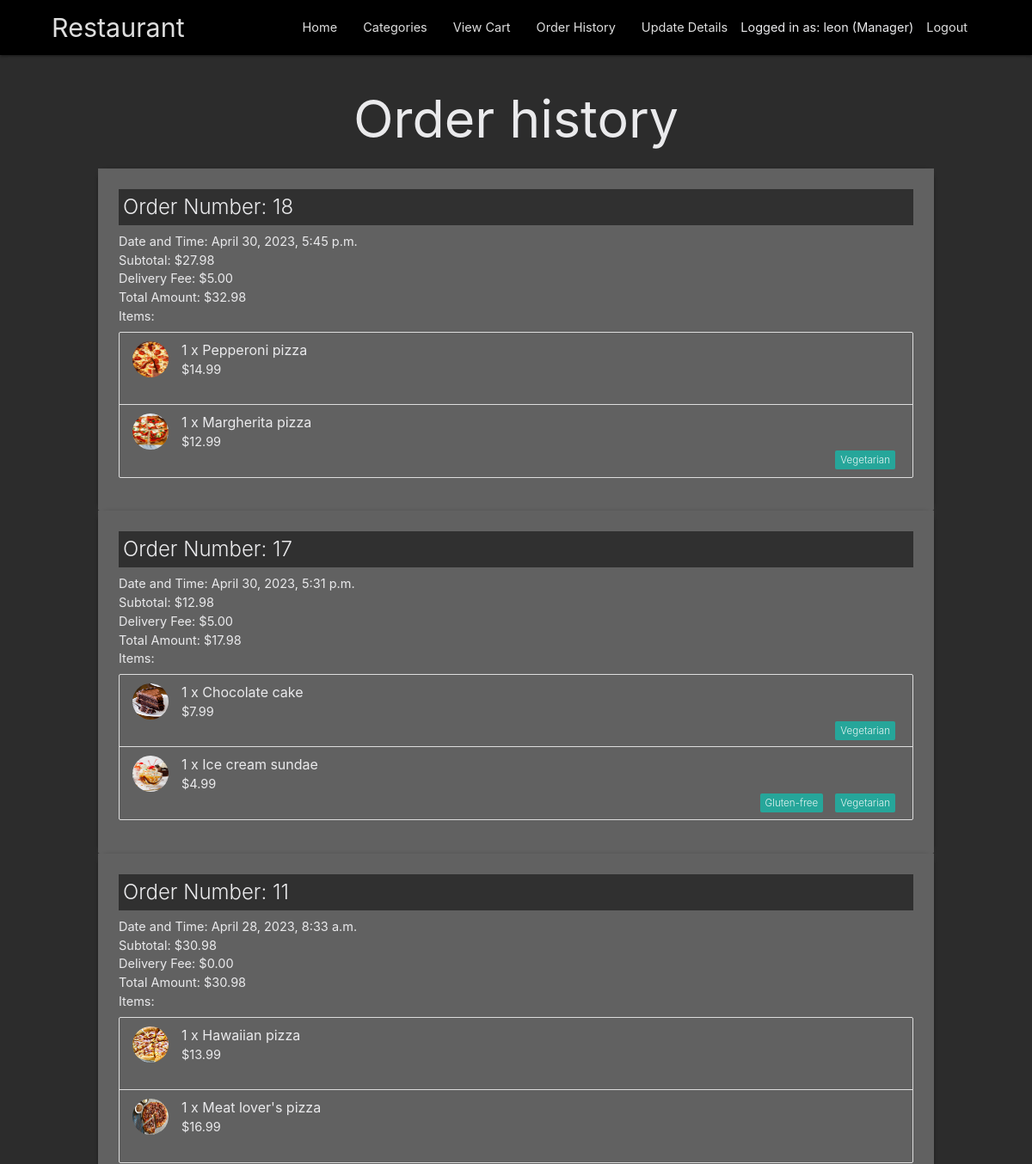
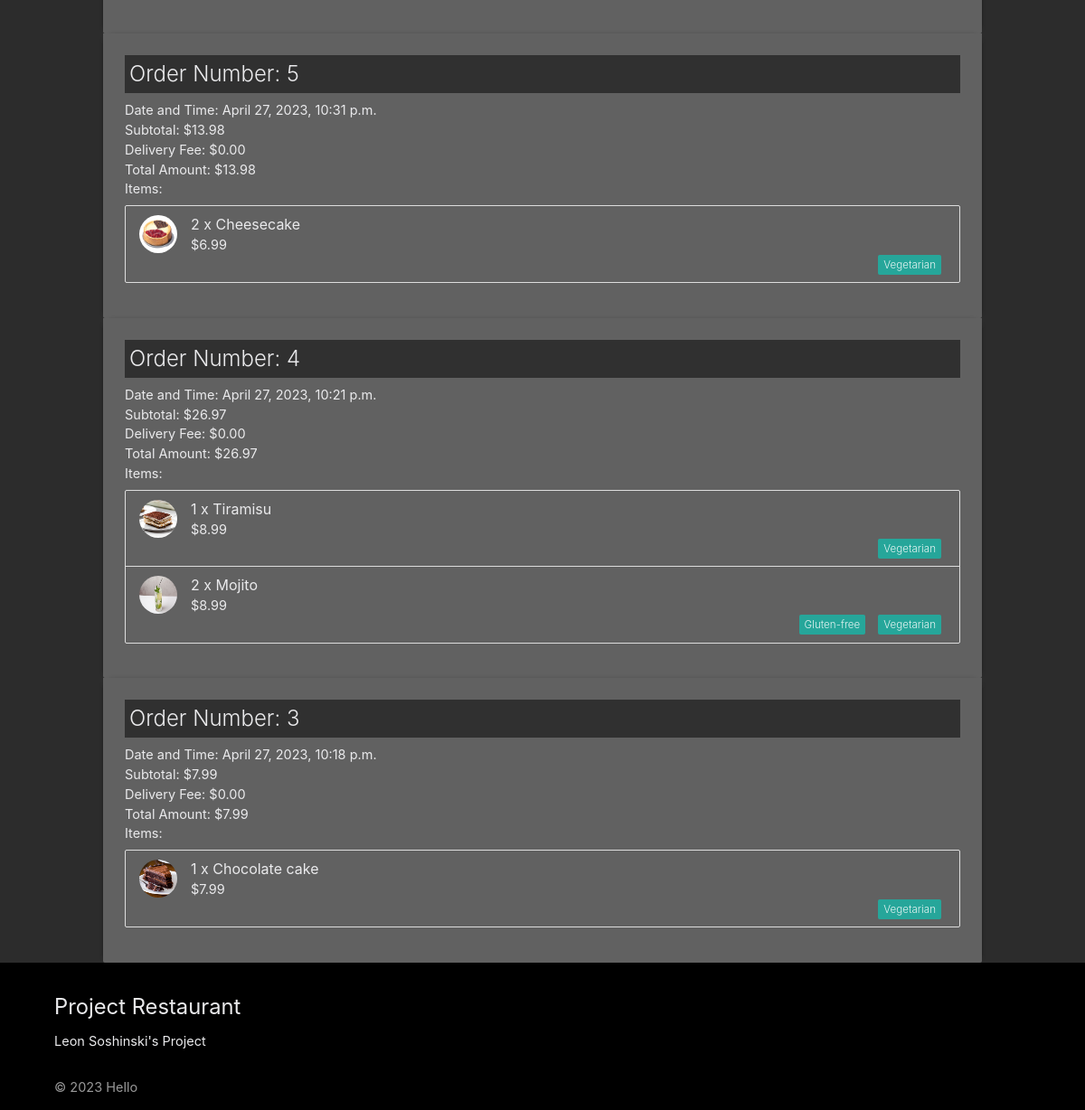
Screenshot of /order_history/ (signed in) with the database file from the repository (2 pictures, top to bottom).
### menu/models.py (models this page shows, shortened)
class Delivery(models.Model):
    is_delivered = models.BooleanField(default=False)
    address = models.CharField(max_length=64)
    comment = models.TextField(blank=True, null=True)
    created = models.DateTimeField(auto_now_add=True)
    cart = models.OneToOneField(Cart, on_delete=models.CASCADE, related_name='delivery')
    delivery_time = models.DateTimeField(default=timezone.now)
    delivery_fee = models.DecimalField(max_digits=5, decimal_places=2, default=5.00)

class Item(models.Model):
    dish = models.ForeignKey(Dish, on_delete=models.SET_NULL, null=True)
    cart = models.ForeignKey(Cart, on_delete=models.CASCADE)
    amount = models.IntegerField()
    dish_name = models.CharField(max_length=64, default="Unnamed Dish")
    dish_price = models.DecimalField(max_digits=5, decimal_places=2, default=0)

class Dish(models.Model):
    name = models.CharField(max_length=64)
    price = models.DecimalField(max_digits=5, decimal_places=2)
    description = models.TextField()
    image = models.ImageField(upload_to='dishes/')
    is_gluten_free = models.BooleanField(default=False)
    is_vegetarian = models.BooleanField(default=False)
    category = models.ForeignKey(Category, on_delete=models.CASCADE)

### menu/views/delivery_views.py (the view)
# urls.py: path('order_history/', delivery_views.ViewOrderHistoryView.as_view(), name='order_history'),
class ViewOrderHistoryView(LoginRequiredMixin, ListView):
    model = Delivery
    template_name = 'order_history.html'
    context_object_name = 'orders'
    def get_queryset(self):
        return Delivery.objects.filter(cart__user=self.request.user).order_by('-created')
    def get_context_data(self, **kwargs):
        context = super().get_context_data(**kwargs)
        orders = context['orders']
        for order in orders:
            items = Item.objects.filter(cart=order.cart)
            order.subtotal = sum(Decimal(item.dish.price) * item.amount for item in items)
            order.total = order.subtotal + order.delivery_fee
            order.cart.items = items
        return context

### menu/templates/order_history.html
{% extends 'base.html' %}
{% block content %}
  <h1 class="center">Order history</h1>
  {% for delivery in orders %}
    <div class="container">
      <div class="card">
        <div class="card-content">
          <span class="card-title">Order Number: {{ delivery.pk }}</span>
          <p>Date and Time: {{ delivery.created }}</p>
          <p>Subtotal: ${{ delivery.subtotal|floatformat:"2" }}</p>
          <p>Delivery Fee: ${{ delivery.delivery_fee|floatformat:"2" }}</p>
          <p>Total Amount: ${{ delivery.total|floatformat:"2" }}</p>
          <p>Items:</p>
          <ul class="collection">
            {% for item in delivery.cart.items %}
              <li class="collection-item avatar">
                <img src="{{ item.dish.image.url }}"
                     alt="{{ item.dish.name }}"
                     class="circle">
                <span class="title">{{ item.amount }} x {{ item.dish.name }}</span>
                <p>${{ item.dish.price|floatformat:"2" }}</p>
                {% if item.dish.is_vegetarian %}<span class="new badge" data-badge-caption="Vegetarian"></span>{% endif %}
                {% if item.dish.is_gluten_free %}<span class="new badge" data-badge-caption="Gluten-free"></span>{% endif %}
              </li>
            {% endfor %}
          </ul>
        </div>
      </div>
    </div>
  {% empty %}
    <p class="center">You have no orders yet.</p>
  {% endfor %}
{% endblock %}

### menu/templates/base.html (shortened to what this page needs)
{% load static %}
<!DOCTYPE html>
<html lang="en">
  <head>
    <link type="text/css"
          rel="stylesheet"
          href="{% static 'css/materialize.min.css' %}"
          media="screen,projection" />
    <link type="text/css"
          rel="stylesheet"
          href="{% static 'css/style.css' %}"
          media="screen,projection" />
  </head>
  <body>
    <nav role="navigation" class="black">
      <div class="nav-wrapper container">
        <a href="{% url 'landing_page' %}" class="brand-logo">Restaurant</a>
        <ul class="right hide-on-med-and-down">
          <li>
            <a href="{% url 'landing_page' %}">Home</a>
          </li>
          <li>
            <a href="{% url 'categories' %}">Categories</a>
          </li>
          {% if user.is_authenticated %}
            <li>
              <a href="{% url 'cart' %}">View Cart</a>
            </li>
            <li>
              <a href="{% url 'order_history' %}">Order History</a>
            </li>
            <li>
              <a href="{% url 'update_details' %}">Update Details</a>
            </li>
            <li>
              Logged in as: {{ user.username }}
              {% if user.is_staff %}(Manager){% endif %}
            </li>
            <li>
              <a href="{% url 'logout' %}">Logout</a>
            </li>
          {% endif %}
        </ul>
      </div>
    </nav>
    <main>
      <div class="container">
        {% block content %}{% endblock %}
      </div>
    </main>
    <footer class="page-footer black">
      <div class="container">
        <div class="row">
          <div class="l6 s12">
            <h5>Project Restaurant</h5>
            <p>Leon Soshinski's Project</p>
          </div>
        </div>
      </div>
      <div class="footer-copyright black">
        <div class="container">© 2023 Hello</div>
      </div>
    </footer>
  </body>
</html>

### static/css/style.css (style rules this page uses)
.container { width: 90%; }
.card-content { background-color: #616161; }
.card-title { background-color: rgba(0, 0, 0, 0.5); padding: 5px; }
body { display: flex; min-height: 100vh; flex-direction: column; background-color: #2c2c2c; color: #eaeaec; }
main { flex: 1 0 auto; }
h1, h2, h3, h4, h5 { color: #eaeaec; }
p, li, .menu { color: #eaeaec; }

### rows the page displays
Delivery: pk "18", created "April 30, 2023, 5:45 p.m.", subtotal "27.98", delivery_fee "5.00", total "32.98"
Item: dish.image (picture), amount "1", dish.name "Pepperoni pizza", dish.price "14.99"
Item: dish.image (picture), amount "1", dish.name "Margherita pizza", dish.price "12.99"
Delivery: pk "17", created "April 30, 2023, 5:31 p.m.", subtotal "12.98", delivery_fee "5.00", total "17.98"
Item: dish.image (picture), amount "1", dish.name "Chocolate cake", dish.price "7.99"
Item: dish.image (picture), amount "1", dish.name "Ice cream sundae", dish.price "4.99"
Delivery: pk "11", created "April 28, 2023, 8:33 a.m.", subtotal "30.98", delivery_fee "0.00", total "30.98"
Item: dish.image (picture), amount "1", dish.name "Hawaiian pizza", dish.price "13.99"
Item: dish.image (picture), amount "1", dish.name "Meat lover's pizza", dish.price "16.99"
Delivery: pk "5", created "April 27, 2023, 10:31 p.m.", subtotal "13.98", delivery_fee "0.00", total "13.98"
Item: dish.image (picture), amount "2", dish.name "Cheesecake", dish.price "6.99"
Delivery: pk "4", created "April 27, 2023, 10:21 p.m.", subtotal "26.97", delivery_fee "0.00", total "26.97"
Item: dish.image (picture), amount "1", dish.name "Tiramisu", dish.price "8.99"
Item: dish.image (picture), amount "2", dish.name "Mojito", dish.price "8.99"
Delivery: pk "3", created "April 27, 2023, 10:18 p.m.", subtotal "7.99", delivery_fee "0.00", total "7.99"
Item: dish.image (picture), amount "1", dish.name "Chocolate cake", dish.price "7.99"

### other values shown
{{ user.username }} "leon"
